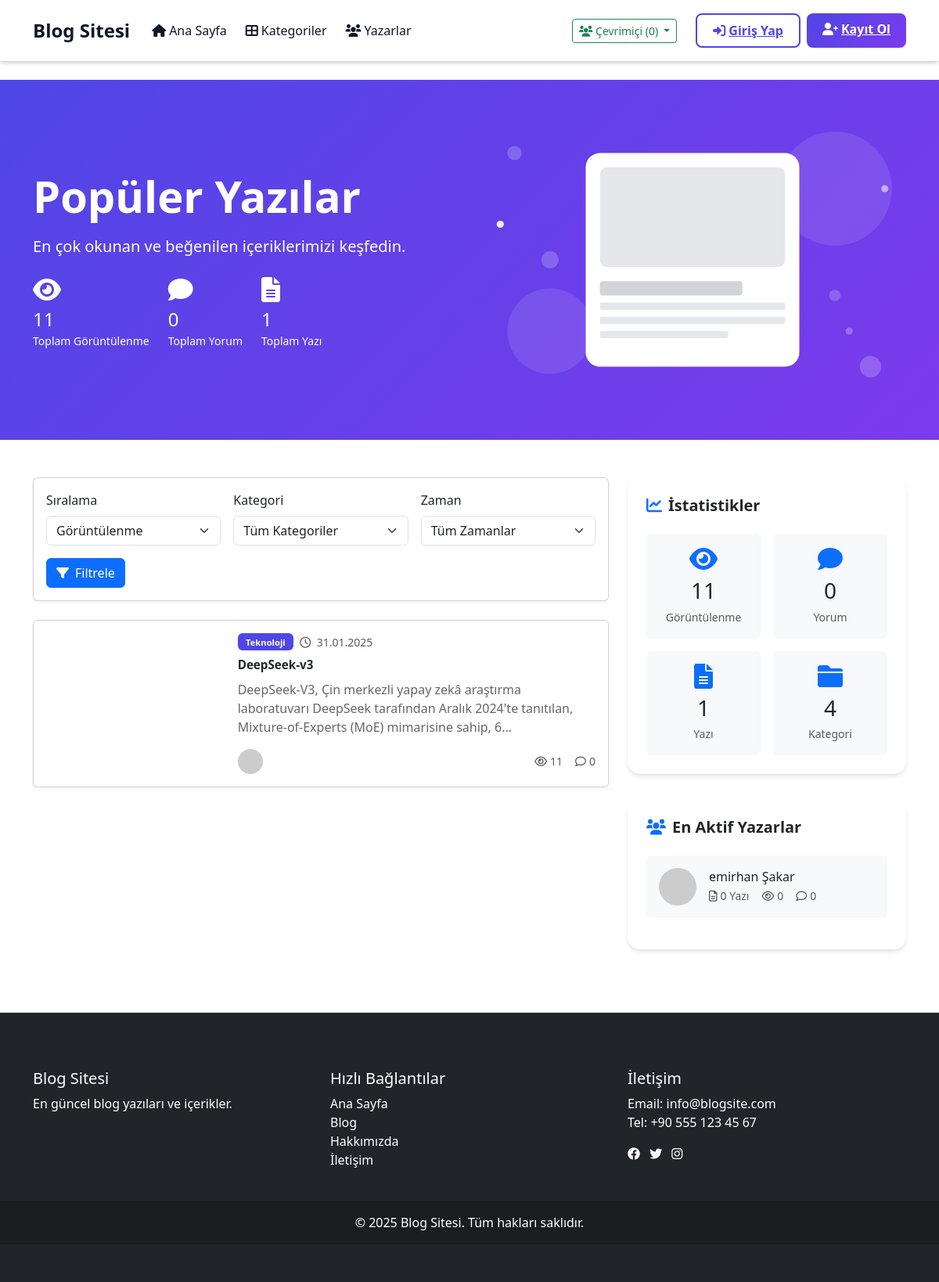
/populer.php, run on the app's committed database.
### tables this page shows
CREATE TABLE `blog_yazilar` (
  `id` int(11) NOT NULL AUTO_INCREMENT,
  `baslik` varchar(255) NOT NULL,
  `seo_url` varchar(255) DEFAULT NULL,
  `icerik` text NOT NULL,
  `meta_aciklama` text DEFAULT NULL,
  `ozet` text DEFAULT NULL,
  `kategori_id` int(11) DEFAULT NULL,
  `yazar_id` int(11) DEFAULT NULL,
  `resim_url` varchar(255) DEFAULT NULL,
  `slug` varchar(255) NOT NULL,
  `goruntulenme` int(11) DEFAULT 0,
  `durum` enum('taslak','yayinda') DEFAULT 'taslak',
  `tarih` timestamp NOT NULL DEFAULT current_timestamp(),
  `guncelleme_tarihi` timestamp NOT NULL DEFAULT current_timestamp() ON UPDATE current_timestamp(),
  `kapak_resmi` varchar(255) DEFAULT NULL,
  `one_cikar` tinyint(1) NOT NULL DEFAULT 0,
  PRIMARY KEY (`id`),
  UNIQUE KEY `seo_url` (`seo_url`),
  KEY `kategori_id` (`kategori_id`),
  CONSTRAINT `blog_yazilar_ibfk_1` FOREIGN KEY (`kategori_id`) REFERENCES `kategoriler` (`id`) ON DELETE SET NULL
);

CREATE TABLE `kategoriler` (
  `id` int(11) NOT NULL AUTO_INCREMENT,
  `sira` int(11) DEFAULT 0,
  `kategori_adi` varchar(100) NOT NULL,
  `seo_url` varchar(255) DEFAULT NULL,
  `slug` varchar(100) NOT NULL,
  `created_at` timestamp NOT NULL DEFAULT current_timestamp(),
  `aciklama` text DEFAULT NULL,
  `ikon` varchar(50) DEFAULT NULL,
  `olusturan_id` int(11) DEFAULT NULL,
  PRIMARY KEY (`id`),
  UNIQUE KEY `seo_url` (`seo_url`),
  KEY `olusturan_id` (`olusturan_id`),
  CONSTRAINT `kategoriler_ibfk_1` FOREIGN KEY (`olusturan_id`) REFERENCES `kullanicilar` (`id`) ON DELETE SET NULL
);

CREATE TABLE `kullanicilar` (
  `id` int(11) NOT NULL AUTO_INCREMENT,
  `kullanici_adi` varchar(50) NOT NULL,
  `email` varchar(100) NOT NULL,
  `sifre` varchar(255) NOT NULL,
  `ad_soyad` varchar(100) DEFAULT NULL,
  `rol` enum('admin','yazar','kullanici') DEFAULT 'kullanici',
  `durum` tinyint(1) DEFAULT 1,
  `onay_durumu` enum('bekliyor','onaylandi','reddedildi') DEFAULT 'bekliyor',
  `itiraz_mesaji` text DEFAULT NULL,
  `itiraz_tarihi` timestamp NULL DEFAULT NULL,
  `son_giris` timestamp NOT NULL DEFAULT current_timestamp() ON UPDATE current_timestamp(),
  `auth_token` varchar(64) DEFAULT NULL,
  `created_at` timestamp NOT NULL DEFAULT current_timestamp(),
  `hatirla_token` varchar(64) DEFAULT NULL,
  `son_aktivite` timestamp NULL DEFAULT NULL,
  `cevrimici_durum` tinyint(1) NOT NULL DEFAULT 0,
  `kayit_tarihi` timestamp NOT NULL DEFAULT current_timestamp(),
  `profil_resmi` varchar(255) DEFAULT NULL,
  PRIMARY KEY (`id`),
  UNIQUE KEY `kullanici_adi` (`kullanici_adi`),
  UNIQUE KEY `email` (`email`)
);

### populer.php (the view, shortened to what this page needs)
<!DOCTYPE html>
<html lang="tr">
<head>
    <link rel="stylesheet" href="css/style.css">
    <link href="https://cdn.jsdelivr.net/npm/bootstrap@5.3.0/dist/css/bootstrap.min.css" rel="stylesheet">
    <link rel="stylesheet" href="https://cdnjs.cloudflare.com/ajax/libs/font-awesome/6.0.0/css/all.min.css">
</head>
<body>
    <?php include 'header.php'; ?>
    <div class="hero-section bg-primary text-white py-5 mb-5">
        <div class="container">
            <div class="row align-items-center">
                <div class="col-lg-6 animate-fade-in">
                    <h1 class="display-4 fw-bold mb-3">Popüler Yazılar</h1>
                    <p class="lead mb-4">En çok okunan ve beğenilen içeriklerimizi keşfedin.</p>
                    <div class="d-flex align-items-center text-white">
                        <div class="me-4">
                            <i class="fas fa-eye fa-2x mb-2"></i>
                            <h4 class="mb-0">
                                <?php
                                    include 'baglan.php';
                                    $total_views = $conn->query("SELECT SUM(goruntulenme) as toplam FROM blog_yazilar WHERE durum = 'yayinda'")->fetch_assoc()['toplam'];
                                    echo number_format($total_views);
                                ?>
                            </h4>
                            <small>Toplam Görüntülenme</small>
                        </div>
                        <div class="me-4">
                            <i class="fas fa-comment fa-2x mb-2"></i>
                            <h4 class="mb-0">
                                <?php
                                    $total_comments = $conn->query("SELECT COUNT(*) as toplam FROM yorumlar WHERE durum = 'onaylanmis'")->fetch_assoc()['toplam'];
                                    echo number_format($total_comments);
                                ?>
                            </h4>
                            <small>Toplam Yorum</small>
                        </div>
                        <div>
                            <i class="fas fa-file-alt fa-2x mb-2"></i>
                            <h4 class="mb-0">
                                <?php
                                    $total_posts = $conn->query("SELECT COUNT(*) as toplam FROM blog_yazilar WHERE durum = 'yayinda'")->fetch_assoc()['toplam'];
                                    $total_categories = $conn->query("SELECT COUNT(*) as toplam FROM kategoriler")->fetch_assoc()['toplam'];
                                    echo number_format($total_posts);
                                ?>
                            </h4>
                            <small>Toplam Yazı</small>
                        </div>
                    </div>
                </div>
                <div class="col-lg-6 d-none d-lg-block">
                    <img src="img/blog-hero.svg" alt="Blog İllüstrasyon" class="img-fluid">
                </div>
            </div>
        </div>
    </div>
    <div class="container">
        <div class="row">
            <div class="col-lg-8">
                <div class="card mb-4 animate-fade-in">
                    <div class="card-body">
                        <form action="" method="GET" class="row g-3">
                            <div class="col-md-4">
                                <label class="form-label">Sıralama</label>
                                <select name="siralama" class="form-select">
                                    <option value="goruntulenme" <?php echo isset($_GET['siralama']) && $_GET['siralama'] == 'goruntulenme' ? 'selected' : ''; ?>>Görüntülenme</option>
                                </select>
                            </div>
                            <div class="col-md-4">
                                <label class="form-label">Kategori</label>
                                <select name="kategori" class="form-select">
                                    <option value="">Tüm Kategoriler</option>
                                </select>
                            </div>
                            <div class="col-md-4">
                                <label class="form-label">Zaman</label>
                                <select name="zaman" class="form-select">
                                    <option value="">Tüm Zamanlar</option>
                                </select>
                            </div>
                            <div class="col-12">
                                <button type="submit" class="btn btn-primary">
                                    <i class="fas fa-filter me-2"></i>Filtrele
                                </button>
                            </div>
                        </form>
                    </div>
                </div>
                <?php
                    $sayfa = isset($_GET['sayfa']) ? (int)$_GET['sayfa'] : 1;
                    $limit = 10;
                    $offset = ($sayfa - 1) * $limit;
                    $where = ["b.durum = 'yayinda'"];
                    $where_clause = implode(" AND ", $where);
                    $order_by = "b.goruntulenme DESC";
                    $sql = "SELECT b.*, k.kategori_adi, u.ad_soyad,
                            (SELECT COUNT(*) FROM yorumlar y WHERE y.yazi_id = b.id AND y.durum = 'onaylanmis') as yorum_sayisi
                            FROM blog_yazilar b
                            LEFT JOIN kategoriler k ON b.kategori_id = k.id
                            LEFT JOIN kullanicilar u ON b.yazar_id = u.id
                            WHERE $where_clause
                            ORDER BY $order_by
                            LIMIT $offset, $limit";
                    $result = $conn->query($sql);
                    if($result->num_rows > 0):
                        while($row = $result->fetch_assoc()):
                ?>
                    <div class="card mb-4 popular-post-card animate-fade-in">
                        <div class="row g-0">
                            <div class="col-md-4">
                            </div>
                            <div class="col-md-8">
                                <div class="card-body">
                                    <div class="d-flex align-items-center mb-2">
                                        <span class="badge bg-primary me-2">
                                            <?php echo htmlspecialchars($row['kategori_adi']); ?>
                                        </span>
                                        <small class="text-muted">
                                            <i class="far fa-clock me-1"></i>
                                            <?php echo date('d.m.Y', strtotime($row['tarih'])); ?>
                                        </small>
                                    </div>
                                    <h4 class="card-title">
                                        <a href="yazi.php?id=<?php echo $row['id']; ?>" class="text-decoration-none text-dark">
                                            <?php echo htmlspecialchars($row['baslik']); ?>
                                        </a>
                                    </h4>
                                    <p class="card-text">
                                        <?php echo mb_substr(strip_tags($row['icerik']), 0, 150) . '...'; ?>
                                    </p>
                                    <div class="d-flex justify-content-between align-items-center">
                                        <div class="d-flex align-items-center">
                                            <img src="https://ui-avatars.com/api/?name=<?php echo urlencode($row['ad_soyad']); ?>&size=32"
                                                 class="rounded-circle me-2" width="32" height="32" alt="">
                                        </div>
                                        <div class="d-flex align-items-center">
                                            <small class="text-muted me-3">
                                                <i class="far fa-eye me-1"></i><?php echo number_format($row['goruntulenme']); ?>
                                            </small>
                                            <small class="text-muted">
                                                <i class="far fa-comment me-1"></i><?php echo $row['yorum_sayisi']; ?>
                                            </small>
                                        </div>
                                    </div>
                                </div>
                            </div>
                        </div>
                    </div>
                <?php
                        endwhile;
                ?>
                <?php
                    else:
                ?>
                    <div class="alert alert-info">
                        <i class="fas fa-info-circle me-2"></i>Seçilen kriterlere uygun yazı bulunamadı.
                    </div>
                <?php endif; ?>
            </div>
            <div class="col-lg-4">
                <div class="category-card animate-fade-in">
                    <h5 class="card-title mb-4">
                        <i class="fas fa-chart-line me-2 text-primary"></i>İstatistikler
                    </h5>
                    <div class="row g-3">
                        <div class="col-6">
                            <div class="p-3 bg-light rounded text-center">
                                <i class="fas fa-eye fa-2x mb-2 text-primary"></i>
                                <h3 class="mb-1"><?php echo number_format($total_views); ?></h3>
                                <small class="text-muted">Görüntülenme</small>
                            </div>
                        </div>
                        <div class="col-6">
                            <div class="p-3 bg-light rounded text-center">
                                <i class="fas fa-comment fa-2x mb-2 text-primary"></i>
                                <h3 class="mb-1"><?php echo number_format($total_comments); ?></h3>
                                <small class="text-muted">Yorum</small>
                            </div>
                        </div>
                        <div class="col-6">
                            <div class="p-3 bg-light rounded text-center">
                                <i class="fas fa-file-alt fa-2x mb-2 text-primary"></i>
                                <h3 class="mb-1"><?php echo number_format($total_posts); ?></h3>
                                <small class="text-muted">Yazı</small>
                            </div>
                        </div>
                        <div class="col-6">
                            <div class="p-3 bg-light rounded text-center">
                                <i class="fas fa-folder fa-2x mb-2 text-primary"></i>
                                <h3 class="mb-1"><?php echo number_format($total_categories); ?></h3>
                                <small class="text-muted">Kategori</small>
                            </div>
                        </div>
                    </div>
                </div>
                <div class="category-card animate-fade-in">
                    <h5 class="card-title mb-4">
                        <i class="fas fa-users me-2 text-primary"></i>En Aktif Yazarlar
                    </h5>
                    <?php
                        $sql = "SELECT u.*, COUNT(b.id) as yazi_sayisi,
                               SUM(b.goruntulenme) as toplam_goruntulenme,
                               (SELECT COUNT(*) FROM yorumlar y
                                JOIN blog_yazilar bw ON y.yazi_id = bw.id
                                WHERE bw.yazar_id = u.id AND y.durum = 'onaylanmis') as yorum_sayisi
                               FROM kullanicilar u
                               LEFT JOIN blog_yazilar b ON u.id = b.yazar_id AND b.durum = 'yayinda'
                               GROUP BY u.id
                               ORDER BY yazi_sayisi DESC
                               LIMIT 5";
                        $yazarlar = $conn->query($sql);
                        while($yazar = $yazarlar->fetch_assoc()):
                    ?>
                        <div class="d-flex align-items-center mb-3 p-3 bg-light rounded">
                            <img src="https://ui-avatars.com/api/?name=<?php echo urlencode($yazar['ad_soyad']); ?>&size=48"
                                 class="rounded-circle me-3" width="48" height="48" alt="">
                            <div class="flex-grow-1">
                                <h6 class="mb-1"><?php echo htmlspecialchars($yazar['ad_soyad']); ?></h6>
                                <div class="d-flex text-muted">
                                    <small class="me-3">
                                        <i class="far fa-file-alt me-1"></i><?php echo $yazar['yazi_sayisi']; ?> Yazı
                                    </small>
                                    <small class="me-3">
                                        <i class="far fa-eye me-1"></i><?php echo number_format($yazar['toplam_goruntulenme']); ?>
                                    </small>
                                    <small>
                                        <i class="far fa-comment me-1"></i><?php echo $yazar['yorum_sayisi']; ?>
                                    </small>
                                </div>
                            </div>
                        </div>
                    <?php endwhile; ?>
                </div>
            </div>
        </div>
    </div>
    <?php include 'footer.php'; ?>
</body>
</html>

### data on the page
blog_yazilar: kategori.kategori_adi "Teknoloji", tarih "31.01.2025", baslik "DeepSeek-v3", icerik "DeepSeek-V3, Çin merkezli yapay zekâ araştırma laboratuvarı DeepSeek tarafından Aralık 2024'te tanıtılan, Mixture-of-Experts (MoE) mimarisine sahip, 6", goruntulenme "11", yorum_sayisi "0"
kullanicilar: ad_soyad "emirhan Şakar", yazi_sayisi "0", toplam_goruntulenme "0", yorum_sayisi "0"

### other printed values
cevrimici_kullanici_sayisi() "0"
$total_views "11"
$total_comments "0"
$total_posts "1"
$total_categories "4"
